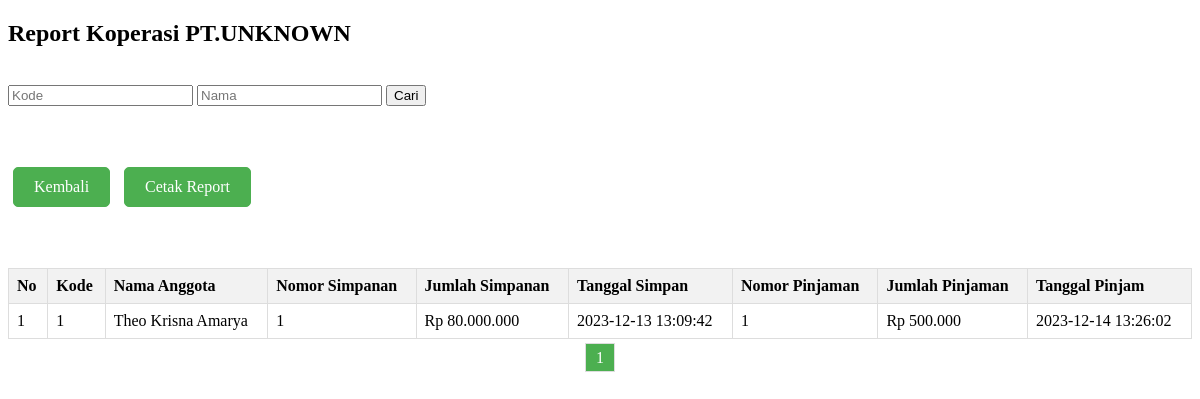
Page /master/admin/report.php on the committed database.
### tables this page shows
CREATE TABLE `report` (
  `kode` int(11) NOT NULL,
  `id_anggota` int(11) NOT NULL,
  `nomor_simpan` int(11) NOT NULL,
  `nomor_pinjam` int(11) NOT NULL
);

CREATE TABLE `anggota` (
  `id` int(11) NOT NULL,
  `nama` varchar(50) NOT NULL,
  `telp` varchar(15) NOT NULL,
  `alamat` text NOT NULL,
  `gender` varchar(2) NOT NULL,
  `tanggal_lahir` date NOT NULL,
  `status` varchar(20) NOT NULL,
  `username` varchar(50) NOT NULL,
  `password` varchar(50) NOT NULL,
  `sign_date` timestamp NOT NULL DEFAULT current_timestamp() ON UPDATE current_timestamp()
);

CREATE TABLE `simpan` (
  `nomor_simpan` int(11) NOT NULL,
  `id_anggota` int(11) NOT NULL,
  `simpanan` int(11) NOT NULL,
  `tanggal_simpan` timestamp NOT NULL DEFAULT current_timestamp() ON UPDATE current_timestamp()
);

CREATE TABLE `pinjam` (
  `nomor_pinjam` int(11) NOT NULL,
  `id_anggota` int(11) NOT NULL,
  `pinjaman` int(11) NOT NULL,
  `tanggal_pinjaman` timestamp NOT NULL DEFAULT current_timestamp() ON UPDATE current_timestamp()
);

### class_db.php (called while the page is built, shortened)
<?php
class database {
    private $con;
    public $host = "localhost";
    public $username = "root";
    public $password = "";
    public $db = "koperasi";
    function start_con(){
        $this->con = new mysqli($this->host, $this->username, $this->password, $this->db);
    }
    function sqlquery($sql){
        return $this->con->query($sql);
    }
    function fetchdata($sql){
        $res = array();
        $hasil = $this->sqlquery($sql);
        if ($hasil) {
            while ($data = $hasil->fetch_array(MYSQLI_BOTH)) {
                $res[] = $data;
            }
        }
        return $res;
    }
}
?>

### master/admin/report.php (the view, shortened to what this page needs)
<?php
include '../../class_db.php';
$db = new database();
$per_page = 25;
if (isset($_POST['cari'])) {
    $kode = $_POST['kode'];
    $nama = $_POST['nama'];
} else {
    $kode = '';
    $nama = '';
}
$page = isset($_GET['page']) ? $_GET['page'] : 1;
?>
<!DOCTYPE html>
<html lang="en">
<head>
    <link rel="stylesheet" href="">
</head>
<body>
    <h2>Report Koperasi PT.UNKNOWN</h2><br>
    <form action="" method="post">
        <input type="text" name="kode" value="<?= $kode ?>" placeholder="Kode">
        <input type="text" name="nama" value="<?= $nama ?>" placeholder="Nama">
        <input type="submit" name="cari" value="Cari">
    </form><br><br>
    <div class="box-menu">
        <a href="dasboard.php">Kembali</a>
        <a href="printAll.php">Cetak Report</a>
    </div><br><br>
    <table>
        <thead>
            <tr>
                <th>No</th>
                <th>Kode</th>
                <th>Nama Anggota</th>
                <th>Nomor Simpanan</th>
                <th>Jumlah Simpanan</th>
                <th>Tanggal Simpan</th>
                <th>Nomor Pinjaman</th>
                <th>Jumlah Pinjaman</th>
                <th>Tanggal Pinjam</th>
            </tr>
        </thead>
        <tbody>
            <?php
            $sql = "SELECT r.kode, a.nama AS Nama_Anggota, s.nomor_simpan AS nomor_simpan, s.simpanan, s.tanggal_simpan AS tanggal_simpan,
                            p.nomor_pinjam AS nomor_pinjam, p.pinjaman, p.tanggal_pinjaman
                            FROM report r
                            JOIN anggota a ON r.id_anggota = a.id
                            JOIN simpan s ON r.nomor_simpan = s.nomor_simpan
                            JOIN pinjam p ON r.nomor_pinjam = p.nomor_pinjam
                            ORDER BY r.kode DESC";
            $start = ($page - 1) * $per_page;
            $sql .= " LIMIT $start, $per_page";
            $data = $db->fetchdata($sql);
            $i = ($page - 1) * $per_page;
            foreach ($data as $dat) {
                $i++;
                echo "<tr>
                        <td>$i</td>
                        <td>".$dat['kode']."</td>
                        <td>".$dat['Nama_Anggota']."</td>
                        <td>".$dat['nomor_simpan']."</td>
                        <td>Rp ".number_format($dat['simpanan'], 0, ',', '.')."</td>
                        <td>".$dat['tanggal_simpan']."</td>
                        <td>".$dat['nomor_pinjam']."</td>
                        <td>Rp ".number_format($dat['pinjaman'], 0, ',', '.')."</td>
                        <td>".$dat['tanggal_pinjaman']."</td>
                    </tr>";
            }
            ?>
        </tbody>
    </table>
    <div class="pagination">
        <?php
        $total_pages = ceil(count($data) / $per_page);
        for ($i = 1; $i <= $total_pages; $i++) {
            echo "<a href='?page=$i' class='".($i == $page ? 'active' : '')."'>$i</a> ";
        }
        ?>
    </div>
</body>
</html>

### master/admin/report.php (style rules this page uses)
.box-menu { margin-top: 20px; }
table { width: 100%; border-collapse: collapse; margin-top: 20px; }
th, td { border: 1px solid #ddd; padding: 8px; text-align: left; }
th { background-color: #f2f2f2; }
.pagination { text-align: center; margin-top: 10px; }
.pagination a { text-decoration: none; padding: 5px 10px; margin: 5px; border: 1px solid #ddd; color: #333; }
.pagination a.active { background-color: #4CAF50; color: white; }
.box-menu a { display: inline-block; padding: 10px 20px; margin: 5px; text-decoration: none; background-color: #4CAF50; color: white; border: 1px solid #4CAF50; border-radius: 5px; transition: background-color 0.3s; }

### rows in the picture
report: kode "1", id_anggota.nama "Theo Krisna Amarya", nomor_simpan.nomor_simpan "1", nomor_simpan.simpanan "80.000.000", nomor_simpan.tanggal_simpan "2023-12-13 13:09:42", nomor_pinjam.nomor_pinjam "1", nomor_pinjam.pinjaman "500.000", nomor_pinjam.tanggal_pinjaman "2023-12-14 13:26:02"
